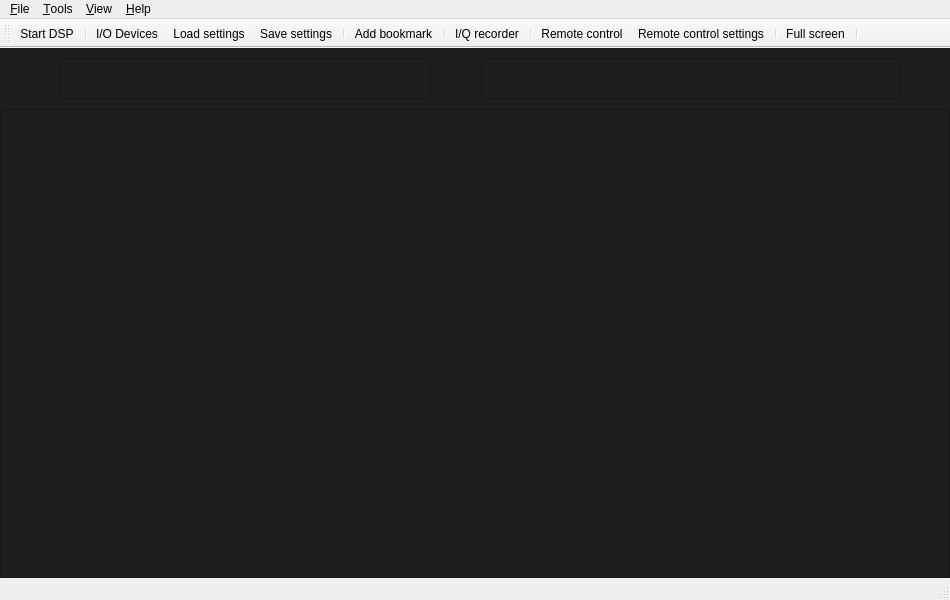
<?xml version="1.0" encoding="UTF-8"?>
<ui version="4.0">
 <class>MainWindow</class>
 <widget class="QMainWindow" name="MainWindow">
  <property name="geometry">
   <rect>
    <x>0</x>
    <y>0</y>
    <width>950</width>
    <height>600</height>
   </rect>
  </property>
  <property name="windowTitle">
   <string>gqrx</string>
  </property>
  <property name="windowIcon">
   <iconset resource="../../../resources/icons.qrc">
    <normaloff>:/icons/icons/gqrx.svg</normaloff>:/icons/icons/gqrx.svg</iconset>
  </property>
  <property name="styleSheet">
   <string notr="true"/>
  </property>
  <property name="dockOptions">
   <set>QMainWindow::AllowNestedDocks|QMainWindow::AllowTabbedDocks|QMainWindow::AnimatedDocks</set>
  </property>
  <property name="unifiedTitleAndToolBarOnMac">
   <bool>true</bool>
  </property>
  <widget class="QWidget" name="centralWidget">
   <property name="styleSheet">
    <string notr="true">background-color: rgb(31, 29, 29);</string>
   </property>
   <layout class="QVBoxLayout" name="verticalLayout_2">
    <property name="spacing">
     <number>10</number>
    </property>
    <property name="leftMargin">
     <number>0</number>
    </property>
    <property name="topMargin">
     <number>10</number>
    </property>
    <property name="rightMargin">
     <number>0</number>
    </property>
    <property name="bottomMargin">
     <number>0</number>
    </property>
    <item>
     <layout class="QHBoxLayout" name="horizontalLayout">
      <property name="spacing">
       <number>10</number>
      </property>
      <property name="leftMargin">
       <number>20</number>
      </property>
      <property name="rightMargin">
       <number>10</number>
      </property>
      <item>
       <spacer name="horizontalSpacer_3">
        <property name="orientation">
         <enum>Qt::Horizontal</enum>
        </property>
        <property name="sizeHint" stdset="0">
         <size>
          <width>40</width>
          <height>20</height>
         </size>
        </property>
       </spacer>
      </item>
      <item>
       <widget class="CFreqCtrl" name="freqCtrl">
        <property name="sizePolicy">
         <sizepolicy hsizetype="Fixed" vsizetype="Fixed">
          <horstretch>0</horstretch>
          <verstretch>0</verstretch>
         </sizepolicy>
        </property>
        <property name="minimumSize">
         <size>
          <width>371</width>
          <height>41</height>
         </size>
        </property>
        <property name="toolTip">
         <string/>
        </property>
        <property name="frameShape">
         <enum>QFrame::StyledPanel</enum>
        </property>
        <property name="frameShadow">
         <enum>QFrame::Raised</enum>
        </property>
       </widget>
      </item>
      <item>
       <spacer name="horizontalSpacer_2">
        <property name="orientation">
         <enum>Qt::Horizontal</enum>
        </property>
        <property name="sizeHint" stdset="0">
         <size>
          <width>40</width>
          <height>20</height>
         </size>
        </property>
       </spacer>
      </item>
      <item>
       <widget class="CMeter" name="sMeter">
        <property name="sizePolicy">
         <sizepolicy hsizetype="Expanding" vsizetype="Fixed">
          <horstretch>1</horstretch>
          <verstretch>0</verstretch>
         </sizepolicy>
        </property>
        <property name="minimumSize">
         <size>
          <width>171</width>
          <height>41</height>
         </size>
        </property>
        <property name="frameShape">
         <enum>QFrame::StyledPanel</enum>
        </property>
        <property name="frameShadow">
         <enum>QFrame::Raised</enum>
        </property>
       </widget>
      </item>
      <item>
       <spacer name="horizontalSpacer">
        <property name="orientation">
         <enum>Qt::Horizontal</enum>
        </property>
        <property name="sizeHint" stdset="0">
         <size>
          <width>40</width>
          <height>20</height>
         </size>
        </property>
       </spacer>
      </item>
     </layout>
    </item>
    <item>
     <widget class="CPlotter" name="plotter">
      <property name="sizePolicy">
       <sizepolicy hsizetype="Expanding" vsizetype="Expanding">
        <horstretch>0</horstretch>
        <verstretch>0</verstretch>
       </sizepolicy>
      </property>
      <property name="frameShape">
       <enum>QFrame::StyledPanel</enum>
      </property>
      <property name="frameShadow">
       <enum>QFrame::Raised</enum>
      </property>
     </widget>
    </item>
   </layout>
  </widget>
  <widget class="QMenuBar" name="menuBar">
   <property name="geometry">
    <rect>
     <x>0</x>
     <y>0</y>
     <width>950</width>
     <height>20</height>
    </rect>
   </property>
   <widget class="QMenu" name="menu_File">
    <property name="title">
     <string>&amp;File</string>
    </property>
    <addaction name="actionDSP"/>
    <addaction name="separator"/>
    <addaction name="actionIoConfig"/>
    <addaction name="actionLoadSettings"/>
    <addaction name="actionSaveSettings"/>
    <addaction name="separator"/>
    <addaction name="actionSaveWaterfall"/>
    <addaction name="separator"/>
    <addaction name="actionQuit"/>
   </widget>
   <widget class="QMenu" name="menu_View">
    <property name="title">
     <string>&amp;View</string>
    </property>
   </widget>
   <widget class="QMenu" name="menu_Help">
    <property name="title">
     <string>&amp;Help</string>
    </property>
    <addaction name="actionUserGroup"/>
    <addaction name="actionNews"/>
    <addaction name="separator"/>
    <addaction name="actionRemoteProtocol"/>
    <addaction name="separator"/>
    <addaction name="actionAbout"/>
    <addaction name="actionAboutQt"/>
   </widget>
   <widget class="QMenu" name="menu_Tools">
    <property name="title">
     <string>&amp;Tools</string>
    </property>
    <addaction name="actionRemoteControl"/>
    <addaction name="actionRemoteConfig"/>
    <addaction name="separator"/>
    <addaction name="actionAddBookmark"/>
    <addaction name="separator"/>
    <addaction name="actionIqTool"/>
    <addaction name="separator"/>
    <addaction name="actionAFSK1200"/>
    <addaction name="separator"/>
   </widget>
   <addaction name="menu_File"/>
   <addaction name="menu_Tools"/>
   <addaction name="menu_View"/>
   <addaction name="menu_Help"/>
  </widget>
  <widget class="QToolBar" name="mainToolBar">
   <property name="windowTitle">
    <string>Main toolbar</string>
   </property>
   <attribute name="toolBarArea">
    <enum>TopToolBarArea</enum>
   </attribute>
   <attribute name="toolBarBreak">
    <bool>false</bool>
   </attribute>
   <addaction name="actionDSP"/>
   <addaction name="separator"/>
   <addaction name="actionIoConfig"/>
   <addaction name="actionLoadSettings"/>
   <addaction name="actionSaveSettings"/>
   <addaction name="separator"/>
   <addaction name="actionAddBookmark"/>
   <addaction name="separator"/>
   <addaction name="actionIqTool"/>
   <addaction name="separator"/>
   <addaction name="actionRemoteControl"/>
   <addaction name="actionRemoteConfig"/>
   <addaction name="separator"/>
   <addaction name="actionFullScreen"/>
   <addaction name="separator"/>
  </widget>
  <widget class="QStatusBar" name="statusBar">
   <property name="enabled">
    <bool>true</bool>
   </property>
  </widget>
  <action name="actionQuit">
   <property name="text">
    <string>Quit</string>
   </property>
   <property name="toolTip">
    <string>Quit application</string>
   </property>
   <property name="shortcut">
    <string>Ctrl+Q</string>
   </property>
  </action>
  <action name="actionAbout">
   <property name="text">
    <string>About Gqrx</string>
   </property>
   <property name="toolTip">
    <string>Information about Gqrx</string>
   </property>
  </action>
  <action name="actionAboutQt">
   <property name="text">
    <string>About Qt</string>
   </property>
   <property name="toolTip">
    <string>About the Qt toolkit</string>
   </property>
  </action>
  <action name="actionDSP">
   <property name="checkable">
    <bool>true</bool>
   </property>
   <property name="icon">
    <iconset resource="../../../resources/icons.qrc">
     <normaloff>:/icons/icons/play.svg</normaloff>:/icons/icons/play.svg</iconset>
   </property>
   <property name="text">
    <string>Start DSP</string>
   </property>
   <property name="toolTip">
    <string>Start DSP</string>
   </property>
   <property name="statusTip">
    <string>Start/stop DSP processing</string>
   </property>
   <property name="shortcut">
    <string>Ctrl+D</string>
   </property>
  </action>
  <action name="actionAFSK1200">
   <property name="text">
    <string>AFSK1200 Decoder</string>
   </property>
   <property name="toolTip">
    <string>Start AFSK1200 decoder</string>
   </property>
  </action>
  <action name="actionSched">
   <property name="checkable">
    <bool>true</bool>
   </property>
   <property name="enabled">
    <bool>false</bool>
   </property>
   <property name="icon">
    <iconset resource="../../../resources/icons.qrc">
     <normaloff>:/icons/icons/clock.svg</normaloff>:/icons/icons/clock.svg</iconset>
   </property>
   <property name="text">
    <string>Scheduler</string>
   </property>
   <property name="toolTip">
    <string>Schedule recordings and other actions</string>
   </property>
  </action>
  <action name="actionIoConfig">
   <property name="enabled">
    <bool>true</bool>
   </property>
   <property name="icon">
    <iconset resource="../../../resources/icons.qrc">
     <normaloff>:/icons/icons/flash.svg</normaloff>:/icons/icons/flash.svg</iconset>
   </property>
   <property name="text">
    <string>I/O Devices</string>
   </property>
   <property name="toolTip">
    <string>Configure I/O devices</string>
   </property>
   <property name="statusTip">
    <string>Opens the hardware configuration dialog</string>
   </property>
   <property name="visible">
    <bool>true</bool>
   </property>
  </action>
  <action name="actionUserGroup">
   <property name="icon">
    <iconset resource="../../../resources/icons.qrc">
     <normaloff>:/icons/icons/help.svg</normaloff>:/icons/icons/help.svg</iconset>
   </property>
   <property name="text">
    <string>Gqrx user group</string>
   </property>
   <property name="toolTip">
    <string>Discussion group for Gqrx users</string>
   </property>
  </action>
  <action name="actionFullScreen">
   <property name="checkable">
    <bool>true</bool>
   </property>
   <property name="icon">
    <iconset resource="../../../resources/icons.qrc">
     <normaloff>:/icons/icons/fullscreen.svg</normaloff>:/icons/icons/fullscreen.svg</iconset>
   </property>
   <property name="text">
    <string>Full screen</string>
   </property>
   <property name="toolTip">
    <string>Toggle full screen mode</string>
   </property>
   <property name="shortcut">
    <string>F11</string>
   </property>
  </action>
  <action name="actionLoadSettings">
   <property name="icon">
    <iconset resource="../../../resources/icons.qrc">
     <normaloff>:/icons/icons/folder.svg</normaloff>:/icons/icons/folder.svg</iconset>
   </property>
   <property name="text">
    <string>Load settings</string>
   </property>
   <property name="toolTip">
    <string>Load previously stored configuration</string>
   </property>
   <property name="statusTip">
    <string>Load previously stored settings from a file</string>
   </property>
   <property name="shortcut">
    <string>Ctrl+L</string>
   </property>
  </action>
  <action name="actionSaveSettings">
   <property name="icon">
    <iconset resource="../../../resources/icons.qrc">
     <normaloff>:/icons/icons/floppy.svg</normaloff>:/icons/icons/floppy.svg</iconset>
   </property>
   <property name="text">
    <string>Save settings</string>
   </property>
   <property name="toolTip">
    <string>Save current configuration</string>
   </property>
   <property name="statusTip">
    <string>Save current configuration to a file</string>
   </property>
   <property name="shortcut">
    <string>Ctrl+S</string>
   </property>
  </action>
  <action name="actionAddBookmark">
   <property name="icon">
    <iconset resource="../../../resources/icons.qrc">
     <normaloff>:/icons/icons/bookmark-new.svg</normaloff>:/icons/icons/bookmark-new.svg</iconset>
   </property>
   <property name="text">
    <string>Add bookmark</string>
   </property>
   <property name="toolTip">
    <string>Bookmark the current frequency and mode (Ctrl+Shift+B)</string>
   </property>
   <property name="shortcut">
    <string>Ctrl+Shift+B</string>
   </property>
  </action>
  <action name="actionRemoteControl">
   <property name="checkable">
    <bool>true</bool>
   </property>
   <property name="enabled">
    <bool>true</bool>
   </property>
   <property name="icon">
    <iconset resource="../../../resources/icons.qrc">
     <normaloff>:/icons/icons/tangeo-network-idle.svg</normaloff>:/icons/icons/tangeo-network-idle.svg</iconset>
   </property>
   <property name="text">
    <string>&amp;Remote control</string>
   </property>
   <property name="toolTip">
    <string>Remote control via TCP</string>
   </property>
   <property name="statusTip">
    <string>Activate the TCP interface</string>
   </property>
  </action>
  <action name="actionRemoteConfig">
   <property name="icon">
    <iconset resource="../../../resources/icons.qrc">
     <normaloff>:/icons/icons/settings.svg</normaloff>:/icons/icons/settings.svg</iconset>
   </property>
   <property name="text">
    <string>Remote &amp;control settings</string>
   </property>
   <property name="toolTip">
    <string>Configure remote control settings</string>
   </property>
  </action>
  <action name="actionIqTool">
   <property name="icon">
    <iconset resource="../../../resources/icons.qrc">
     <normaloff>:/icons/icons/signal.svg</normaloff>:/icons/icons/signal.svg</iconset>
   </property>
   <property name="text">
    <string>I/Q recorder</string>
   </property>
   <property name="toolTip">
    <string>Record and play I/Q data</string>
   </property>
   <property name="statusTip">
    <string>Open I/Q recorder dialog</string>
   </property>
   <property name="shortcut">
    <string>Ctrl+I</string>
   </property>
  </action>
  <action name="actionNews">
   <property name="icon">
    <iconset resource="../../../resources/icons.qrc">
     <normaloff>:/icons/icons/info.svg</normaloff>:/icons/icons/info.svg</iconset>
   </property>
   <property name="text">
    <string>News</string>
   </property>
   <property name="toolTip">
    <string>Show news about this release</string>
   </property>
  </action>
  <action name="actionRemoteProtocol">
   <property name="icon">
    <iconset resource="../../../resources/icons.qrc">
     <normaloff>:/icons/icons/info.svg</normaloff>:/icons/icons/info.svg</iconset>
   </property>
   <property name="text">
    <string>Remote control</string>
   </property>
   <property name="toolTip">
    <string>Remote control protocol</string>
   </property>
  </action>
  <action name="actionSaveWaterfall">
   <property name="text">
    <string>Save waterfall</string>
   </property>
   <property name="statusTip">
    <string>Save the current waterfall to a graphics file</string>
   </property>
   <property name="shortcut">
    <string>Ctrl+W</string>
   </property>
  </action>
 </widget>
 <layoutdefault spacing="6" margin="11"/>
 <customwidgets>
  <customwidget>
   <class>CFreqCtrl</class>
   <extends>QFrame</extends>
   <header>qtgui/freqctrl.h</header>
   <container>1</container>
  </customwidget>
  <customwidget>
   <class>CPlotter</class>
   <extends>QFrame</extends>
   <header>qtgui/plotter.h</header>
   <container>1</container>
  </customwidget>
  <customwidget>
   <class>CMeter</class>
   <extends>QFrame</extends>
   <header>qtgui/meter.h</header>
   <container>1</container>
  </customwidget>
 </customwidgets>
 <resources>
  <include location="../../../resources/icons.qrc"/>
 </resources>
 <connections>
  <connection>
   <sender>actionQuit</sender>
   <signal>triggered()</signal>
   <receiver>MainWindow</receiver>
   <slot>close()</slot>
   <hints>
    <hint type="sourcelabel">
     <x>-1</x>
     <y>-1</y>
    </hint>
    <hint type="destinationlabel">
     <x>450</x>
     <y>257</y>
    </hint>
   </hints>
  </connection>
 </connections>
</ui>
